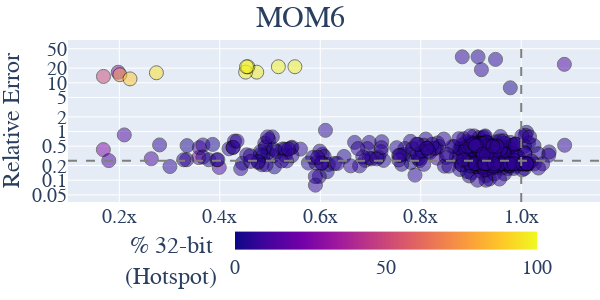

This figure's notebook cell:
### Code cell
fig, df_plot = plot_performance_vs_correctness(df_entire, error_type=ERROR_METRICS[1], norm="L2 norm")
fig.show()

### Figure 1 — Plotly figure (JSON) as saved in the notebook; plotly's stock layout.template omitted (floating-point values rounded to 4 significant figures; data arrays with more than 128 entries replaced by an {"elided": "..."} marker saying what was removed)
{"data": [{"customdata": {"elided": "414x1 int values"}, "hovertemplate": "Improvement=%{x}<br>Maximum CFL (L2 norm)=%{y}<br>Configuration Number=%{customdata[0]}<br>32-bit %=%{marker.color}<extra></extra>", "legendgroup": "", "marker": {"color": {"elided": "414 float values"}, "coloraxis": "coloraxis", "line": {"color": "black", "width": 1}, "opacity": 0.5, "size": 14, "symbol": "circle"}, "mode": "markers", "name": "", "orientation": "v", "showlegend": false, "type": "scatter", "x": {"elided": "414 float values"}, "xaxis": "x", "y": {"elided": "414 float values"}, "yaxis": "y"}], "layout": {"coloraxis": {"cmax": 100, "cmin": 0, "colorbar": {"len": 0.8, "orientation": "h", "thickness": 18, "title": {"font": {"size": 24}, "text": "% 32-bit<br>(Hotspot)"}, "y": -0.6}, "colorscale": [[0, "#0d0887"], [0.1111, "#46039f"], [0.2222, "#7201a8"], [0.3333, "#9c179e"], [0.4444, "#bd3786"], [0.5556, "#d8576b"], [0.6667, "#ed7953"], [0.7778, "#fb9f3a"], [0.8889, "#fdca26"], [1, "#f0f921"]], "showscale": true}, "font": {"family": "Times New Roman", "size": 20}, "height": 300, "legend": {"bgcolor": "#E5ECF6", "entrywidth": 130, "orientation": "h", "title": {"text": ""}, "tracegroupgap": 0, "x": 1, "xanchor": "right", "y": 1.02, "yanchor": "bottom"}, "margin": {"b": 0, "l": 0, "r": 0, "t": 40}, "shapes": [{"line": {"color": "grey", "dash": "dash", "width": 2}, "type": "line", "x0": 1, "x1": 1, "xref": "x", "y0": 0, "y1": 1, "yref": "y domain"}, {"line": {"color": "grey", "dash": "dash", "width": 2}, "type": "line", "x0": 0, "x1": 1, "xref": "x domain", "y0": 0.25, "y1": 0.25, "yref": "y"}], "title": {"font": {"size": 30}, "text": "MOM6", "x": 0.5, "xanchor": "center", "y": 0.98, "yanchor": "top"}, "width": 600, "xaxis": {"anchor": "y", "domain": [0, 1], "tickformat": ".1f", "ticksuffix": "x", "title": {"text": ""}}, "yaxis": {"anchor": "x", "domain": [0, 1], "tickformat": "f", "title": {"text": "Relative Error"}, "type": "log"}}}
